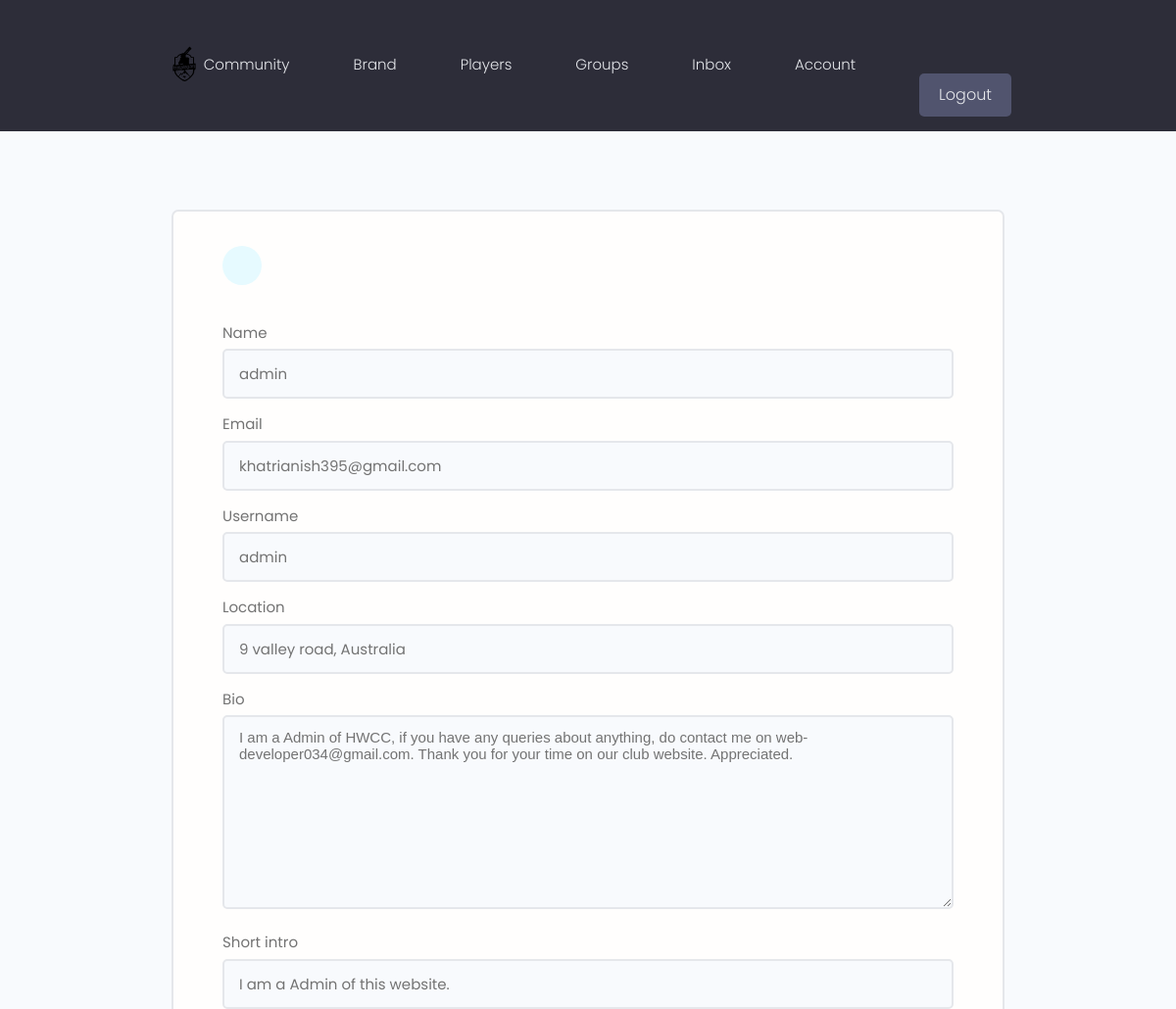
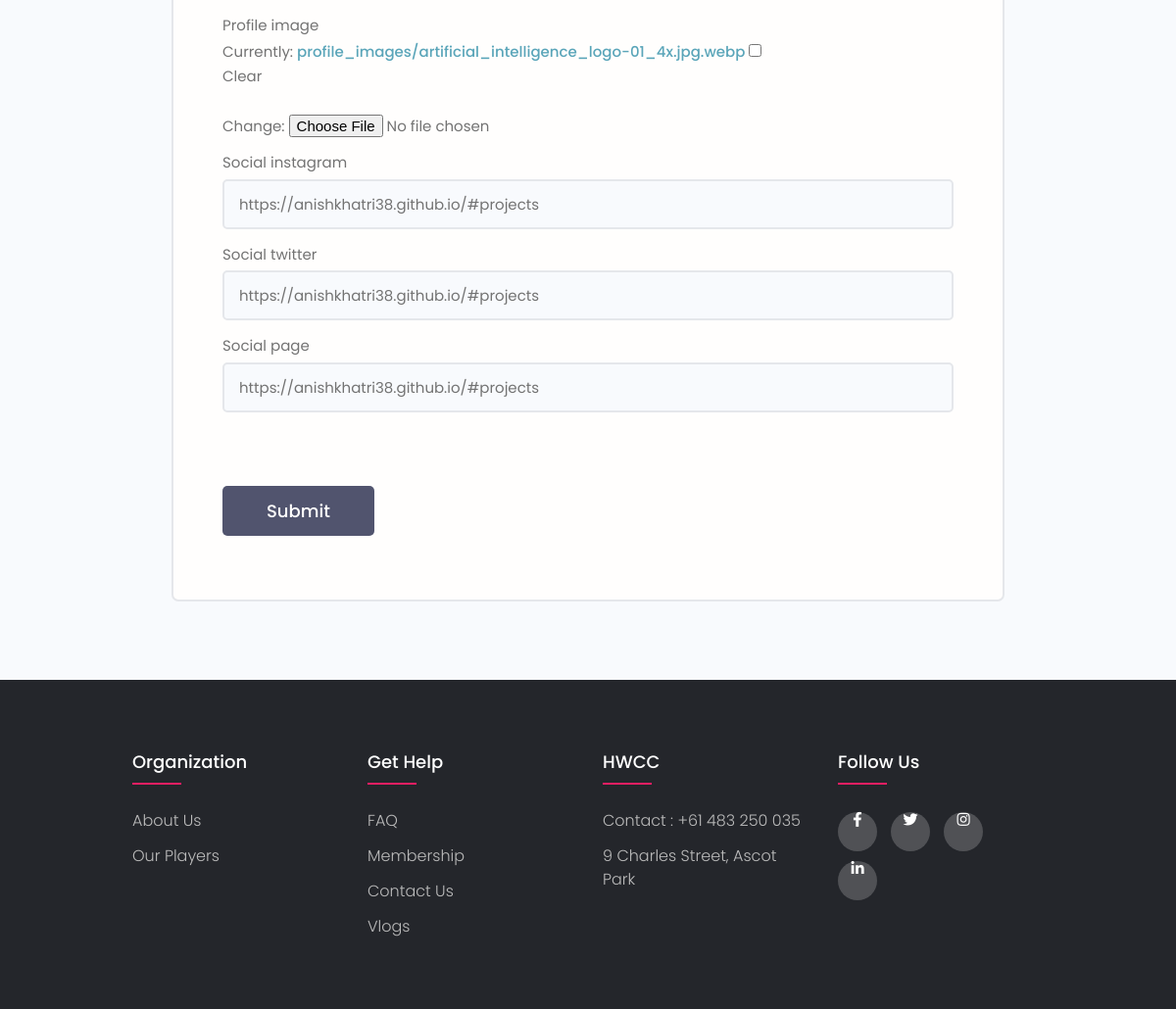
Screenshot of /edit-account/ (signed in) with the database file from the repository (2 pictures, top to bottom).
### users/models.py (models this page shows, shortened)
class Profile(models.Model):
    user = models.OneToOneField(User, on_delete=models.CASCADE, null = True, blank = True)
    name = models.CharField(max_length=200, blank = True, null = True)
    location = models.CharField(max_length=200, blank = True, null = True)
    email = models.EmailField(max_length = 500, blank = True, null = True )
    username = models.CharField(max_length=200, blank = True, null = True)
    short_intro = models.CharField(max_length=200, blank = True, null = True)
    bio = models.TextField(blank = True, null = True )
    profile_image = models.ImageField(null = True, blank = True, upload_to = 'profile_images/',
    default = "profile_images/user-default.png" )
    social_instagram = models.CharField(max_length=200, blank = True, null = True)
    social_twitter = models.CharField(max_length=200, blank = True, null = True)
    social_page = models.CharField(max_length=200, blank = True, null = True)
    created = models.DateTimeField(auto_now_add = True)
    id = models.UUIDField(default = uuid.uuid4, unique=True, primary_key = True, editable=False)
    class Meta:
        ordering = ['created']

### users/views.py (the view)
# urls.py: path('edit-account/',views.editAccount, name = "edit-account"),
@login_required(login_url = 'login')
def editAccount(request):
    profile = request.user.profile
    form = ProfileForm(instance=profile)
    if request.method == 'POST':
        form = ProfileForm(request.POST, request.FILES, instance = profile)
        if form.is_valid():
            form.save()
            return redirect('account')
    context = {'form':form}
    return render (request, 'users/profile_form.html', context)

### users/forms.py
class ProfileForm(ModelForm):
    class Meta:
        model = Profile
        fields = ['name','email','username','location','bio',
        'short_intro','profile_image','social_instagram','social_twitter','social_page']
    def __init__(self, *args, **kwargs):
        super(ProfileForm, self).__init__(*args,**kwargs)
        for name, field in self.fields.items():
            field.widget.attrs.update({'class':'input'})

### users/templates/users/profile_form.html (shortened to what this page needs)
{% extends 'main.html' %}
{% block content%}
<main class="formPage my-xl">
    <div class="content-box">
        <div class="formWrapper">
            <a class="backButton" href="{% url 'account' %}"></a>
            <br>
            <form class="form" method = "POST" action = "{% url 'edit-account' %}", enctype = "multipart/form-data">
                {% for field in form %}
                <div class="form__field">
                    <label for="formInput#text">{{field.label}}</label>
                    {{field}}
                </div>
                {% endfor %}
                <input class="btn btn--sub btn--lg  my-md" type="submit" value="Submit" />
            </form>
        </div>
    </div>
</main>
{% endblock content %}

### static/styles/app.css (style rules this page uses)
:root { --color-sub: #2d2d39; }
.btn--sub { background-color: var(--color-sub-light); }
.content-box { width: 95%; max-width: 85rem; margin: 0 auto; }
.backButton { background: var(--color-main-light); color: var(--color-main); width: 4rem; height: 4rem; display: flex; align-items: center; justify-content: center; border-radius: 50%; }
.formPage .formWrapper { list-style: none; background: var(--color-white); padding: 3.5rem 5rem; border: 2px solid var(--color-light); border-radius: 0.7rem; }

### static/styles/footer.css (style rules this page uses)
body { line-height: 1.5; font-family: 'Poppins', sans-serif; }
* { margin:0; padding:0; box-sizing: border-box; }

### templates/style.css (style rules this page uses)
body { margin: 0%; padding: 0%; overflow-x: hidden; }
.btn { text-align: center; margin-top: 60px; }
.container5 input, textarea { border: none; margin: 0px 0px 8px 0px; padding: 8px 13px; font-size: 15px; font-family: "Lexend", sans-serif; border-radius: 2px; }

### static/uikit/styles/modules/_variables.css (style rules this page uses)
:root { --color-main: #5aa5b9; --color-main-light: #e6faff; --color-sub: #3f4156; --color-sub-light: #51546e; --color-sub-lighter: #ededfd; --color-text: #737373; --color-gray: #8b8b8b; --color-light: #e5e7eb; --color-light-gray: #767676; --color-bg: #f8fafd; --color-white: #fffefd; --color-white-light: #f3f3f3; --color-success: #359e64; --color-success-bg: #def8e8; --color-error: #fc4b0b; --color-error-bg: #fff2ee; --font-base: 'Poppins', arial, helvetica, 'Segoe UI', roboto, ubuntu, sans-serif; --font-monospace: 'Fira Code', 'Courier New', courier, monospace; --font-regular: 300; --font-medium: 500; --font-bold: 700; --generic-shadow: 1px 1px 5px #00000010; --generic-transition: all 0.3s ease-in-out; }

### static/uikit/styles/modules/_base.css (style rules this page uses)
* { margin: 0; padding: 0; box-sizing: border-box; text-rendering: optimizeLegibility; color: inherit; font-size: inherit; }
html { font-size: 50%; }
@media only screen and (min-width: 480px) { html { font-size: 56.25%; } }
@media only screen and (min-width: 1200px) { html { font-size: 62.5%; } }
body { line-height: 1.6; font-weight: 400; font-size: 1.5rem; color: var(--color-text); background-color: var(--color-bg); min-height: 100vh; }

### static/uikit/styles/modules/_typography.css (style rules this page uses)
* { font-family: var(--font-base); }
a { padding-bottom: 2px; text-decoration: none; display: inline-block; color: var(--color-main); font-weight: var(--font-medium); }

### static/uikit/styles/modules/_utilities.css (style rules this page uses)
.my-md { margin: 3rem auto; }
.my-xl { margin: 8rem auto; }

### static/uikit/styles/modules/_button.css (style rules this page uses)
.btn { display: inline-block; position: relative; cursor: pointer; background-color: var(--color-light); font-weight: var(--font-medium); color: var(--color-sub); text-decoration: none; padding: 1rem 2rem; border-radius: 0.5rem; border: none; width: -webkit-fit-content; width: -moz-fit-content; width: fit-content; height: -webkit-fit-content; height: -moz-fit-content; height: fit-content; font-size: 1.6rem; outline-width: 0; outline-color: transparent; -webkit-backface-visibility: hidden; backface-visibility: hidden; transition: all 0.3s ease-in-out; }
.btn--sub { background-color: var(--color-sub); color: var(--color-white); }
.btn--lg { font-size: 1.8rem; padding: 1.2rem 4.5rem; }

### static/uikit/styles/modules/_form.css (style rules this page uses)
.form { display: block; }
.form__field { margin-top: 1.5rem; margin-bottom: 1.5rem; }
.form__label, .form__field > label { display: block; margin-bottom: 0.5rem; color: var(--color-text); }
input.input[type='text'], input.input[type='email'], input.input[type='password'], input.input[type='number'], select.input, textarea.input { min-width: 24rem; width: 100%; padding: 1.2rem 1.5rem; border-radius: 0.5rem; border: 2px solid var(--color-light); transition: all 0.3s ease-in-out; background-color: var(--color-bg); }

### rows the page displays
Profile: form "admin" "khatrianish395@gmail.com" "admin" "9 valley road, Australia" "I am a Admin of HWCC, if you have any queries about anything, do contact me on web-developer034@gmail.com. Thank you for your time on our club website. Appreciated." "I am a Admin of this website." "https://anishkhatri38.github.io/#projects" "https://anishkhatri38.github.io/#projects" "https://anishkhatri38.github.io/#projects"

### other values shown
{{ field.label }} "Name" "Email" "Username" "Location" "Bio" "Short intro" "Profile image" "Social instagram" "Social twitter" "Social page"
